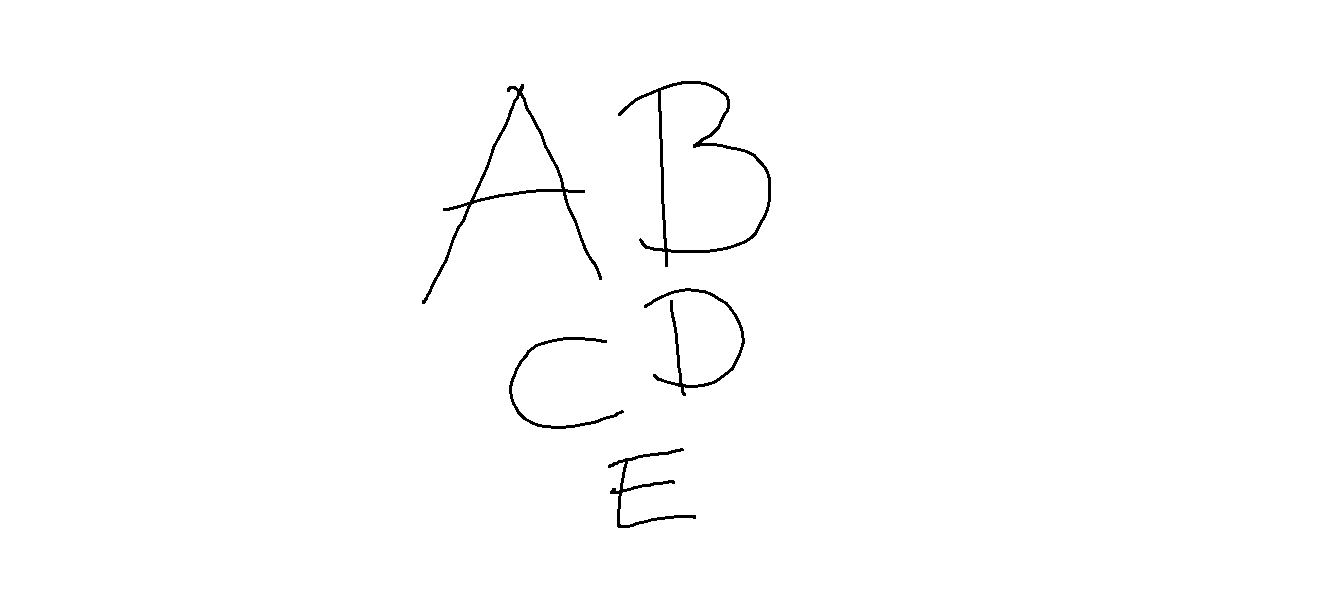
#> input picture 1.png, 1343 x 602 px
$ python two_pass2.py
#> lines starting #> are read from the running program, lines starting #| are printed output that depends on the picture; after the words box and inside, x2 and y2 are one past the last pixel; in counts of white or black regions, pixels touching at a corner belong together
import copy
import cv2

def hk(img, bg = 255, nh = 8):

    def neighborhood4(i,j):
        lst = []
        if(i==0):
            if(j==0):
                return lst
            else:
                lst.append((i, j-1))
                return lst
        elif(j==0):
            lst.append((i-1, j))
            return lst
        else:
            lst.append((i-1,j))
            lst.append((i, j-1))
            return lst

    def neighborhood8(i,j, ncols):
        lst = []
        if (i == 0):
            if (j == 0):
                return lst
            else:
                lst.append((i, j - 1))
                return lst
        elif (j == 0):
            lst.append((i - 1, j))
            lst.append((i-1, j+1))
            return lst
        elif(j == ncols-1):
            lst.append((i - 1, j))
            lst.append((i, j - 1))
            lst.append((i-1, j-1))
            return lst
        else:
            lst.append((i, j-1))
            lst.append((i-1, j-1))
            lst.append((i-1, j))
            lst.append((i-1, j+1))
            return lst

    def combineObjs(objList):
        rmin = min([ele[0] for ele in objList])
        rmax = max([ele[1] for ele in objList])
        cmin = min([ele[2] for ele in objList])
        cmax = max([ele[3] for ele in objList])
        return (rmin,rmax,cmin,cmax)


    label = 1
    objs = []
    find = []

    def findCluster(x):
        while(find[x-1]!=x):
            x = find[x-1]
        return x

    img = copy.deepcopy(img)
    nrows,ncols = img.shape
    for i in range(nrows):
        for j in range(ncols):
            # if pixel is not a background pixel
            if(img[i,j]!= bg):
                if(nh == 4):
                    ngbrs = neighborhood4(i,j)
                else:
                    ngbrs = neighborhood8(i,j, ncols)
                ngbrs = [ele for ele in ngbrs if(img[ele[0], ele[1]]!= bg)]
                # has no occupied passed neighbors
                if(len(ngbrs)==0):
                    img[i, j] = label
                    find.append(label)
                    objs.append((i,i, j,j))
                    label+=1

                else:
                    finds = list(set([findCluster(img[ele[0], ele[1]]) for ele in ngbrs]))
                    relObjs = [objs[ele-1] for ele in finds if objs[ele-1] is not None]
                    leastVal = min(finds)
                    img[i, j] = leastVal
                    relObjs.append((i,i,j,j))
                    combObj = combineObjs(relObjs)
                    for ele in finds:
                        find[ele-1] = leastVal

                    for ele in finds:
                        objs[ele-1] = None
                    objs[leastVal-1] = combObj

    for i in range(nrows):
        for j in range(ncols):
            if(img[i,j]!=bg):
                img[i,j] = findCluster(img[i,j])
    objs = [i for i in objs if i is not None]
    objs = list(filter(lambda x: x[0]!=x[1] and x[2]!=x[3], objs))
    return objs


if __name__ == "__main__":
    image = cv2.imread("1.png", cv2.IMREAD_GRAYSCALE)
#> image: shape (602, 1343); 99.2% white; 5 black regions, box (x1, y1, x2, y2) and area: (618, 81, 771, 267) 1930, (422, 84, 602, 304) 1808, (644, 288, 745, 396) 1037, (608, 448, 696, 528) 882, (509, 337, 624, 429) 787

    thresh, image = cv2.threshold(image, 0, 255, cv2.THRESH_BINARY + cv2.THRESH_OTSU)
#> thresh = 0

    objs = hk(image)
#> after the loop in hk, `for i in range(nrows):`:
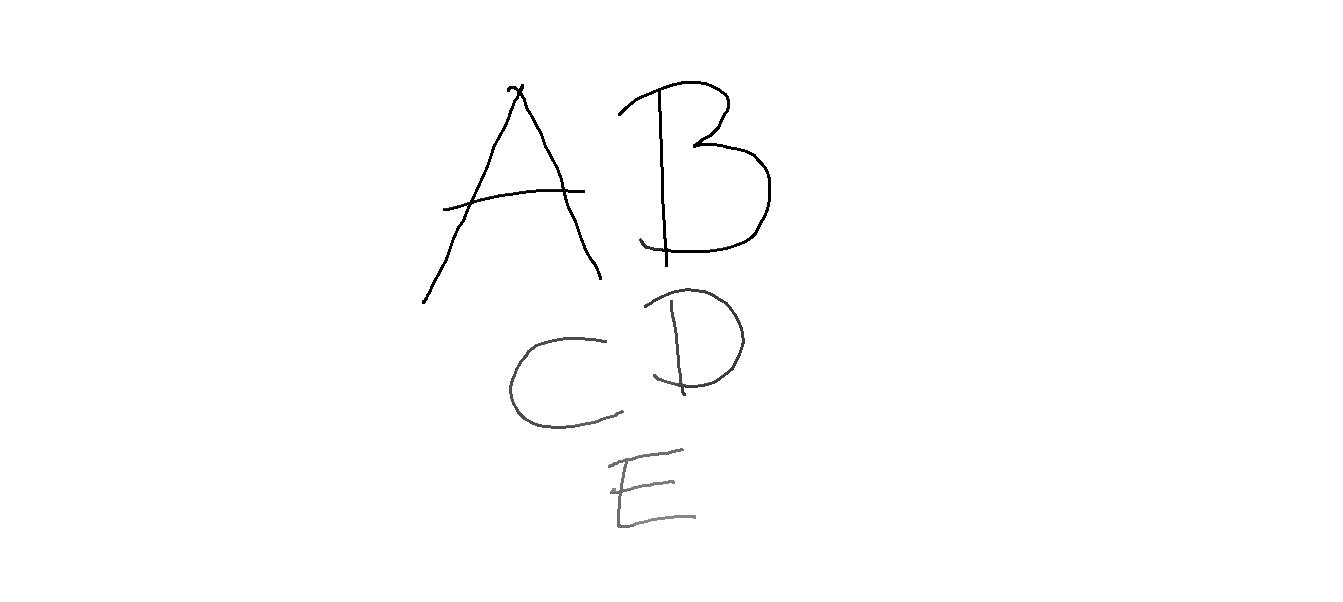
#> img: shape (602, 1343); min 1, max 255, mean 253.3
#> after the loop in hk, `for i in range(nrows):`: find = 143 values, max 134 at index 134, min 1 at index 0, mean 54.83; label = 144; objs = 143 items
#> after the loop in hk, `for i in range(nrows):`: img: shape (602, 1343); 0.16% of pixels changed, all inside (x1, y1, x2, y2) = (422, 82, 748, 525)
#> in hk, `objs = [i for i in objs if i is not None]`: objs = [(81, 266, 618, 770), (84, 303, 422, 601), (288, 395, 644, 744), (337, 428, 509, 623), (448, 527, 608, 695)]

    name = 1
    for ob in objs:
        cv2.imwrite("pip//" + str(name) + ".jpg", image[ob[0]:ob[1], ob[2]:ob[3]])
        name += 1
#> this loop made 5 passes
#> pass 1, `cv2.imwrite("pip//" + str(name) + ".jpg", image[ob[0]:ob[1], ob[2]:ob[..`:
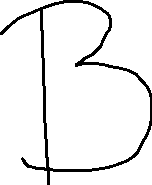
#> saved as 1.jpg: shape (185, 152); 93.2% white; 1 black region, box (x1, y1, x2, y2) and area: (0, 0, 152, 185) 1902
#> pass 2, `cv2.imwrite("pip//" + str(name) + ".jpg", image[ob[0]:ob[1], ob[2]:ob[..`:
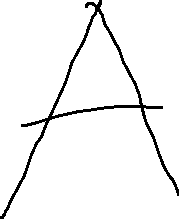
#> saved as 2.jpg: shape (219, 179); 95.4% white; 1 black region, box (x1, y1, x2, y2) and area: (0, 0, 179, 219) 1801
#> after the loop, name = 6

$ run again, with 3.png copied over 1.png
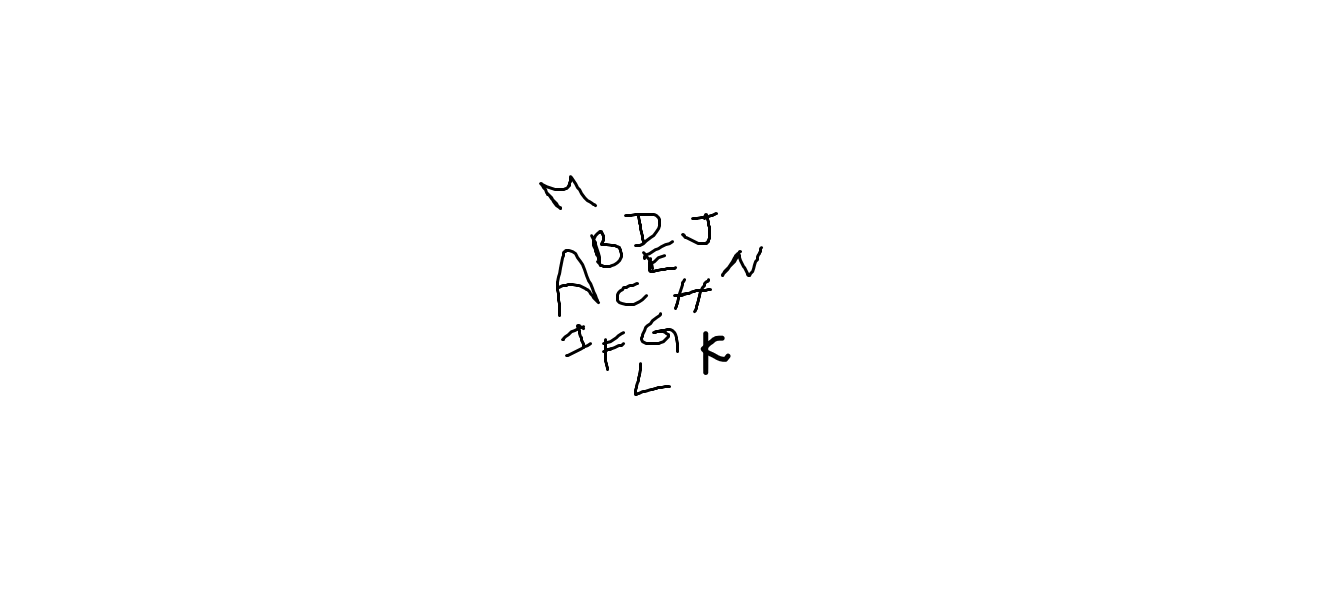
#> input picture 3.png, 1343 x 602 px
#> image is the input picture: shape (602, 1343); min 0, max 255, mean 253.6
#> image: shape (602, 1343); 99.4% white; 14 black regions, largest, box (x1, y1, x2, y2) and area: (556, 249, 600, 317) 548, (701, 331, 731, 375) 444, (590, 230, 623, 268) 382
#> thresh = 135
#> after the loop in hk, `for i in range(nrows):`:
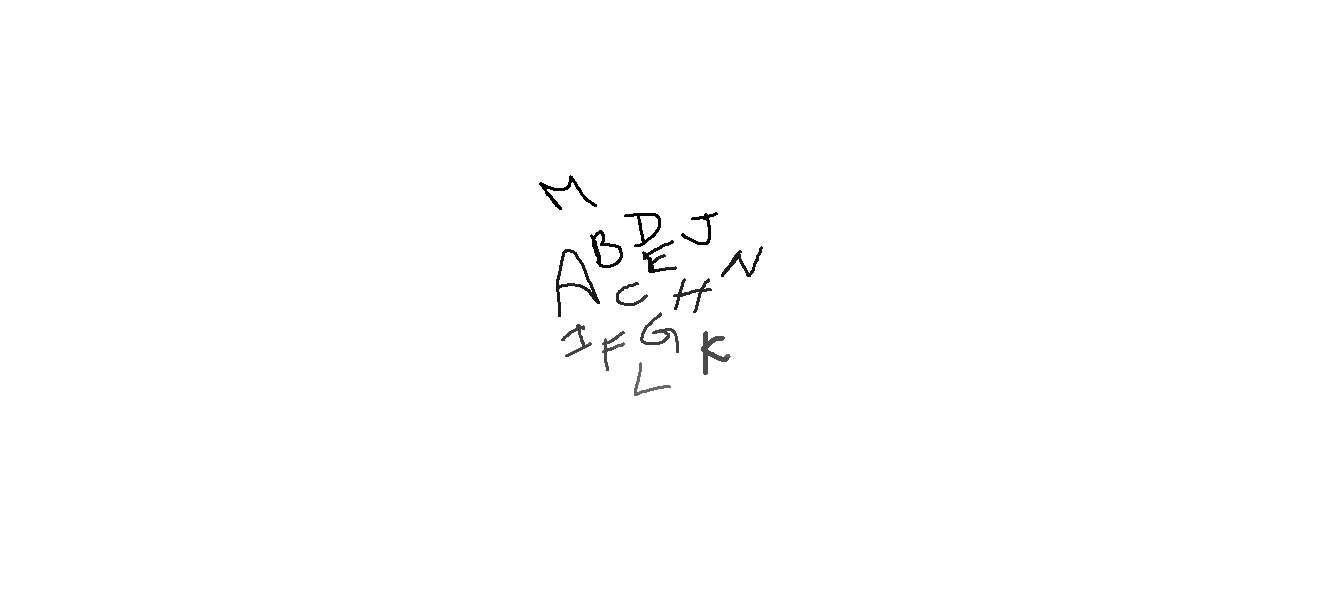
#> img: shape (602, 1343); min 1, max 255, mean 253.8
#> after the loop in hk, `for i in range(nrows):`: find = 110 values, max 104 at index 104, min 1 at index 0, mean 47.48; label = 111; objs = 110 items
#> in hk, `objs = [i for i in objs if i is not None]`: objs = 14 items, first 6: (175, 209, 539, 596), (212, 244, 681, 717), (213, 246, 624, 660), (230, 267, 590, 622), (240, 272, 642, 676), (246, 276, 721, 762)
#> the loop `for ob in objs:` made 14 passes
#> pass 2, `cv2.imwrite("pip//" + str(name) + ".jpg", image[ob[0]:ob[1], ob[2]:ob[..`:
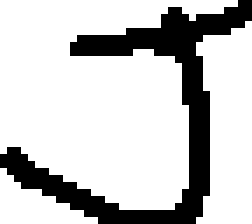
#> saved as 2.jpg: shape (32, 36) (shown 7 times larger); 78% white; 1 black region, box (x1, y1, x2, y2) and area: (0, 0, 36, 32) 253
#> after the loop `for ob in objs:`: name = 15

$ run again, with 4.png copied over 1.png
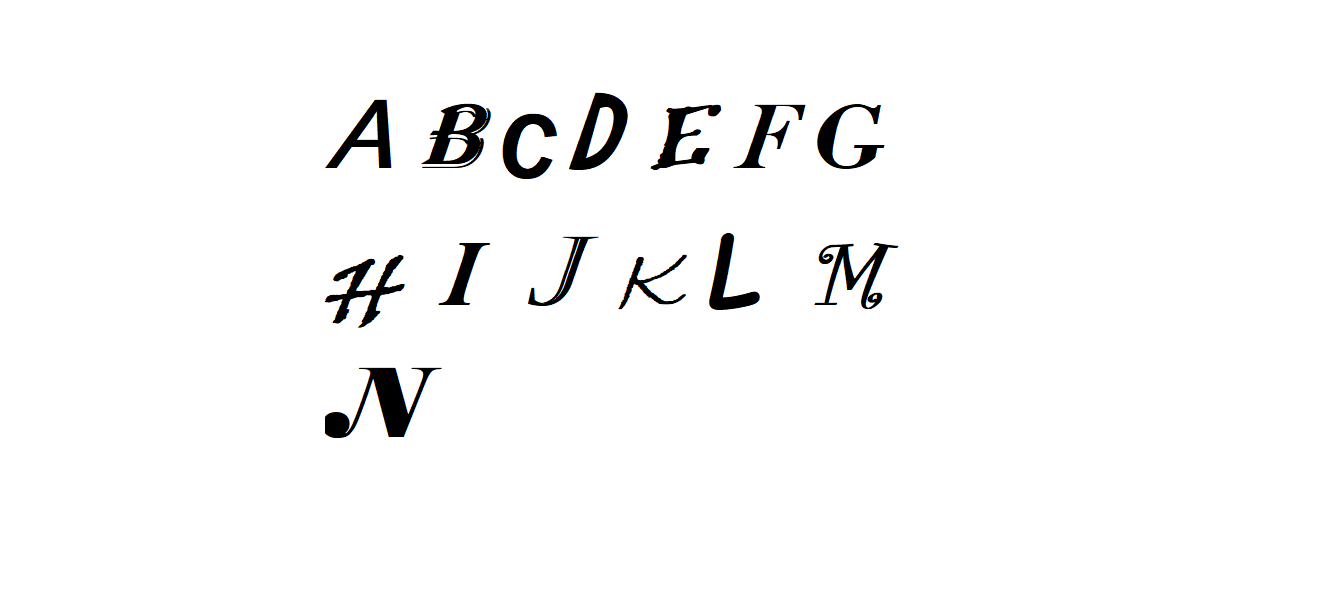
#> input picture 4.png, 1343 x 602 px
#> thresh = 129
#> after the loop in hk, `for i in range(nrows):`: find = 153 values, max 151 at index 151, min 1 at index 0, mean 52.87; label = 154; objs = 153 items
#> after the loop in hk, `for i in range(nrows):`:
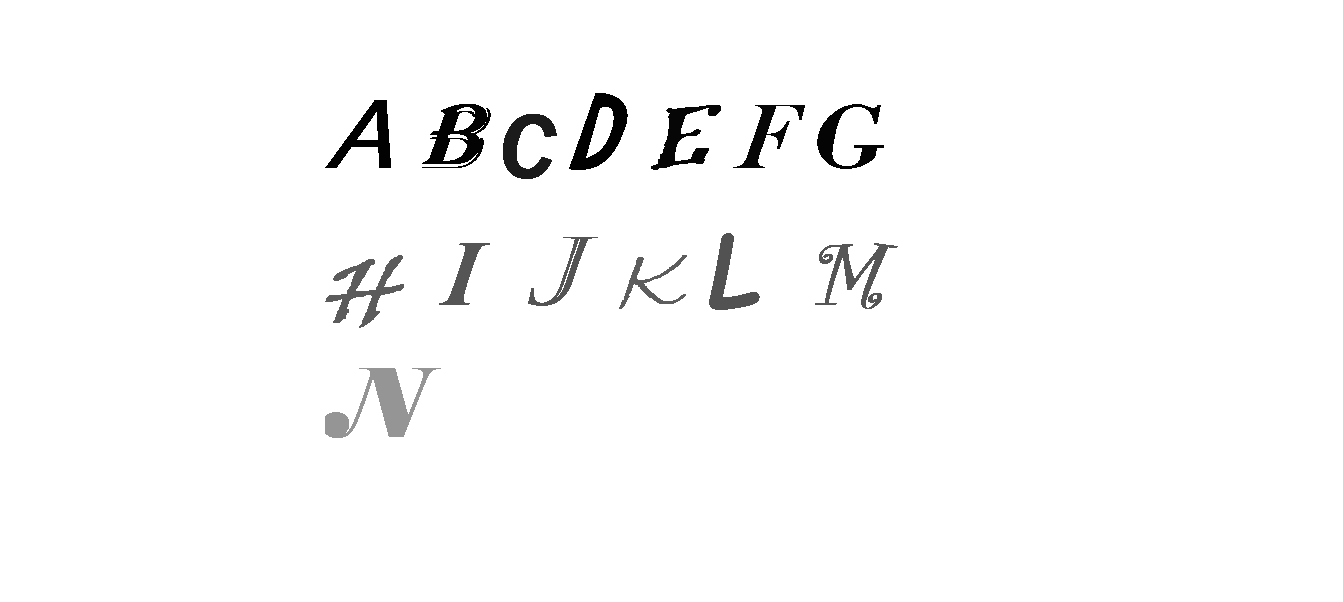
#> img: shape (602, 1343); min 1, max 255, mean 249.7
#> in hk, `objs = [i for i in objs if i is not None]`: objs = 14 items, first 6: (93, 169, 569, 627), (100, 167, 325, 390), (104, 167, 422, 490), (104, 168, 817, 883), (105, 169, 651, 720), (105, 167, 733, 804)
#> the loop `for ob in objs:` made 14 passes
#> pass 2, `cv2.imwrite("pip//" + str(name) + ".jpg", image[ob[0]:ob[1], ob[2]:ob[..`:
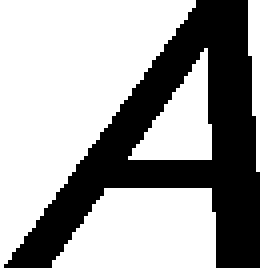
#> saved as 2.jpg: shape (67, 65) (shown 4 times larger); 63.5% white; 1 black region, box (x1, y1, x2, y2) and area: (1, 0, 65, 67) 1588
#> after the loop `for ob in objs:`: name = 15
